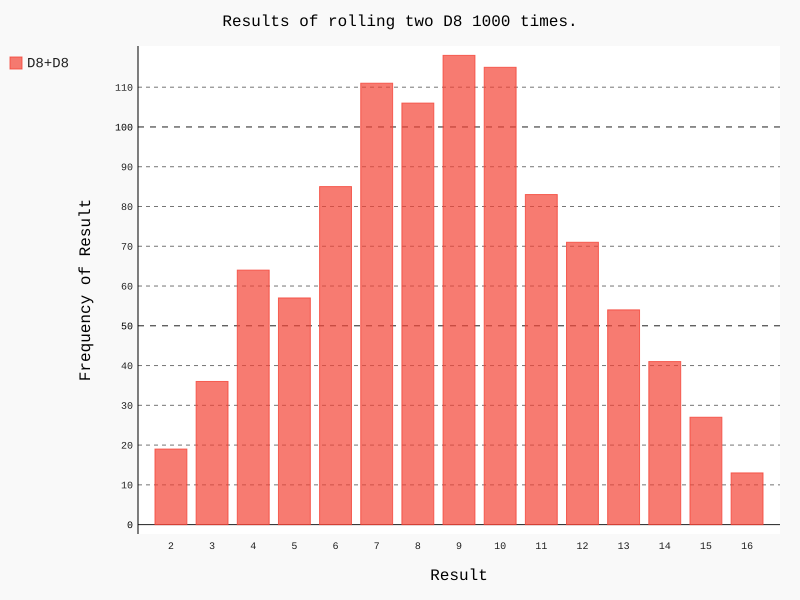

Python code for this plot:
import pygal
from die import Die

#创建两个个D8
die_1 = Die(8)
die_2 = Die(8)

#投掷色子多次，并将结果储存在一个列表中
results = [ ]
for roll_num in range(1000):
    result = die_1.roll( ) + die_2.roll( )
    results.append(result)

#结果分析
frequencies = [ ]
max_num = die_1.num_sides + die_2.num_sides
for value in range(2, max_num+1):
    frequency = results.count(value)
    frequencies.append(frequency)

#结果可视化
hist = pygal.Bar( )
hist.title = 'Results of rolling two D8 1000 times.'
hist.x_labels = [x for x in range(2, max_num+1)]
hist.x_title = 'Result'
hist.y_title = 'Frequency of Result'
hist.add('D8+D8', frequencies)
hist.render_to_file('two_d8.svg')
